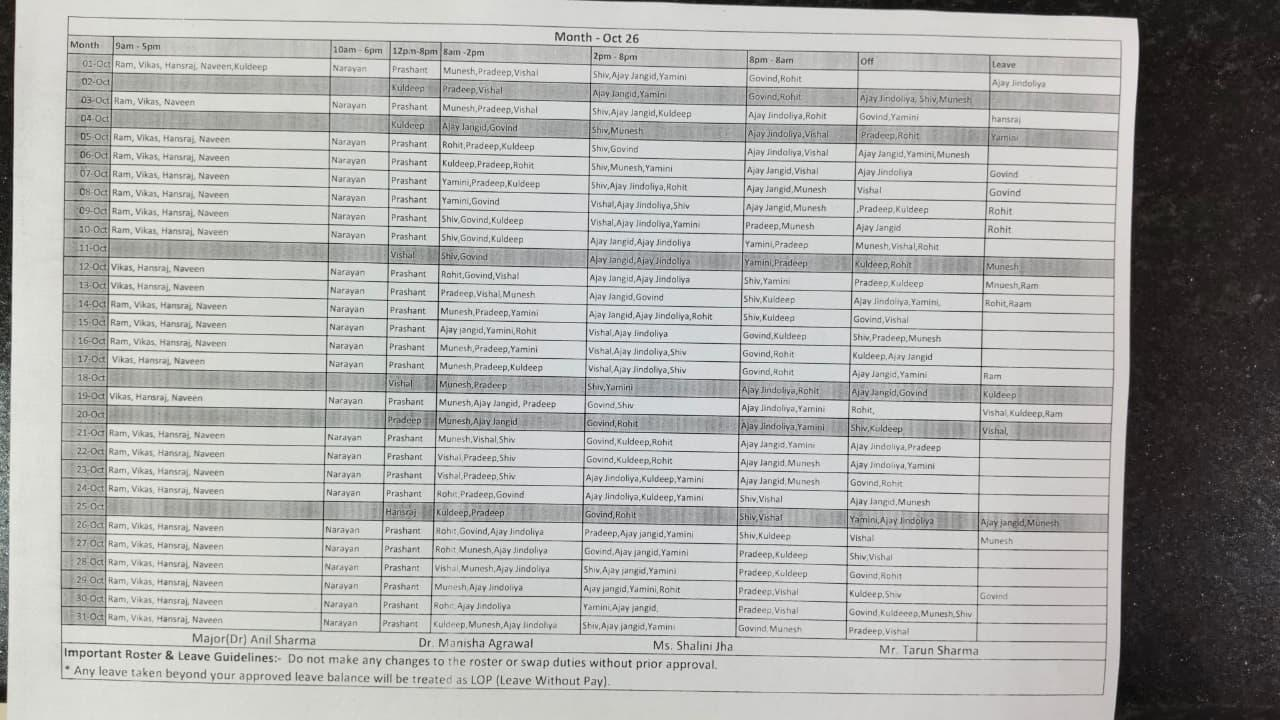
#> input picture roster_fixtures/roster_rot90.jpeg, 1280 x 720 px, found by its file name
$ python find_grid.py
#> lines starting #> are read from the running program, lines starting #| are printed output that depends on the picture
from PIL import Image
import numpy as np

im = Image.open('roster_fixtures/roster_rot90.jpeg').convert('L')
arr = np.array(im)
h, w = arr.shape
#> h = 720; w = 1280

# Let's crop the table area
# Find dark vertical lines
# In the table region, say rows 50 to 600
table_rows = arr[40:630, :]
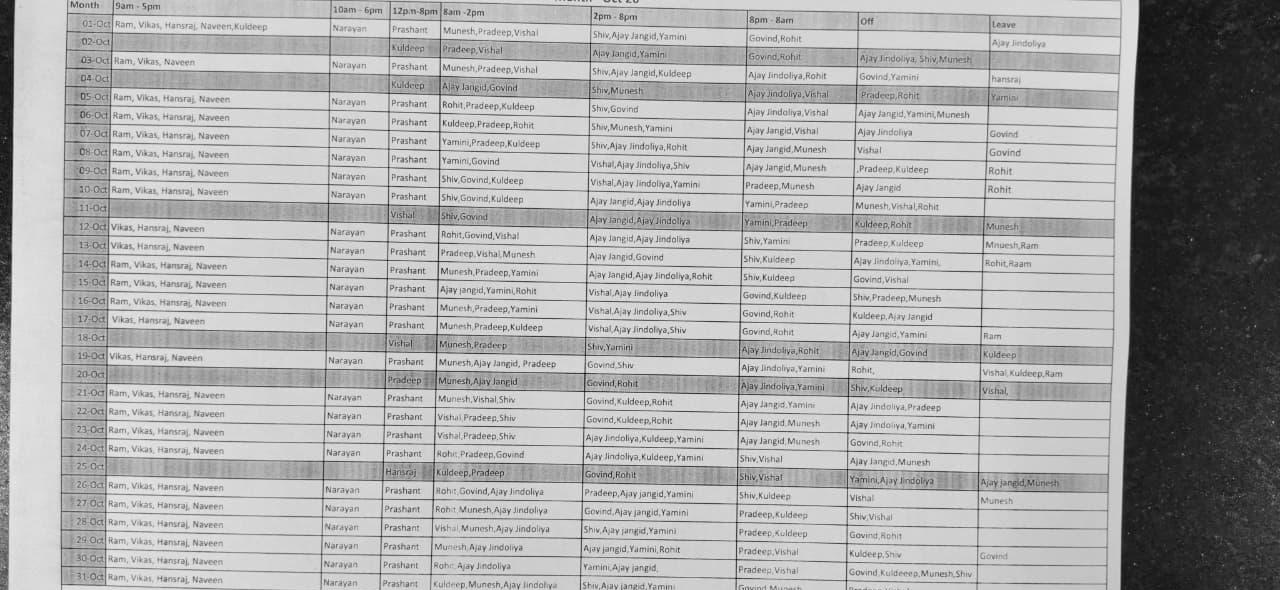
#> table_rows: shape (590, 1280); min 0, max 252, mean 171.1
# Dark lines have low intensity
# Average along column axis in table_rows
col_intensity = np.mean(table_rows, axis=0)
#> col_intensity = 1280 values, max 217.6 at index 36, min 30.36 at index 1151, mean 171.1

# Also let's find row lines
row_intensity = np.mean(arr[:, 60:1100], axis=1)
#> row_intensity = 720 values, max 212.1 at index 16, min 123.7 at index 0, mean 190

# Find local minima in col_intensity (vertical lines)
vertical_lines = []
for x in range(1, w - 1):
    if col_intensity[x] < 140 and col_intensity[x] <= col_intensity[x-1] and col_intensity[x] <= col_intensity[x+1]:
        if not vertical_lines or (x - vertical_lines[-1]) > 15:
            vertical_lines.append(x)
#> after the loop, vertical_lines = [2, 1140, 1160, 1176, 1192, 1215, 1231, 1250, 1266]

print(f"Candidate vertical grid lines ({len(vertical_lines)}): {vertical_lines}")
#| Candidate vertical grid lines (9): [2, 1140, 1160, 1176, 1192, 1215, 1231, 1250, 1266]

# Find local minima in row_intensity (horizontal lines)
horizontal_lines = []
for y in range(1, h - 1):
    if row_intensity[y] < 150 and row_intensity[y] <= row_intensity[y-1] and row_intensity[y] <= row_intensity[y+1]:
        if not horizontal_lines or (y - horizontal_lines[-1]) > 10:
            horizontal_lines.append(y)
#> after the loop, horizontal_lines = []

print(f"Candidate horizontal grid lines ({len(horizontal_lines)}): {horizontal_lines}")
#| Candidate horizontal grid lines (0): []

$ run again, with roster_fixtures/october_2026_roster.jpeg copied over roster_fixtures/roster_rot90.jpeg
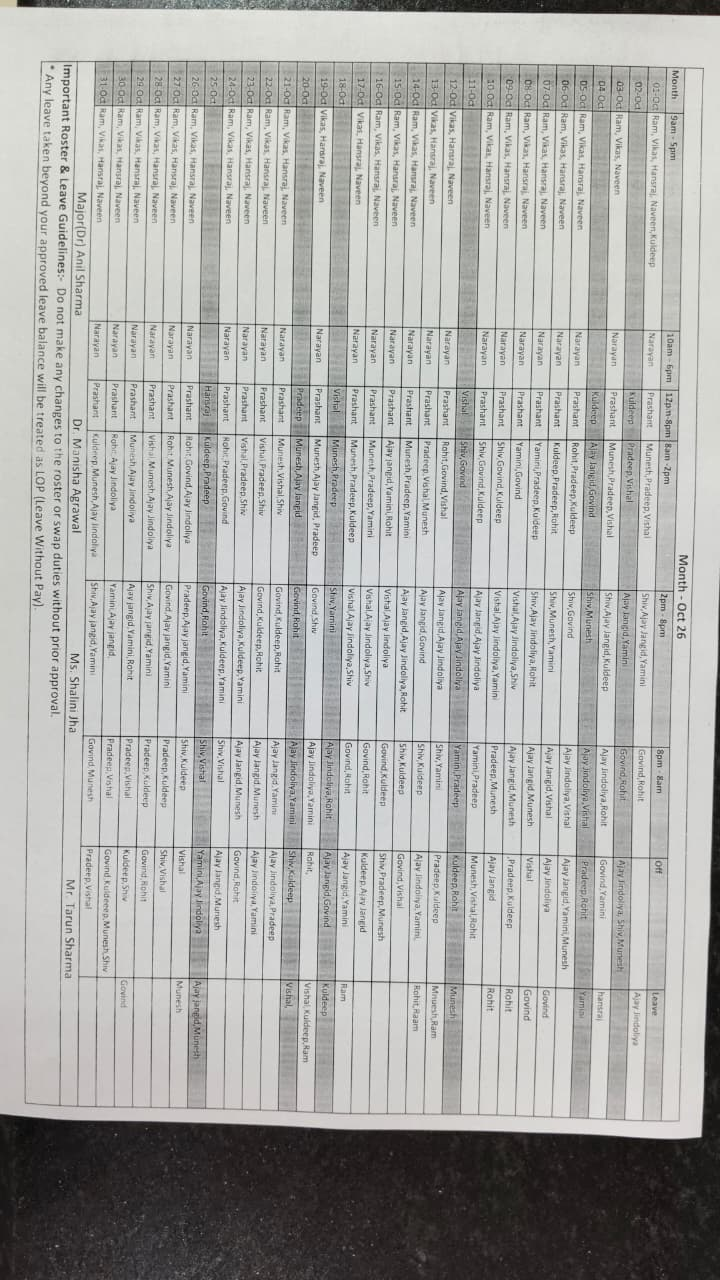
#> input picture roster_fixtures/october_2026_roster.jpeg, 720 x 1280 px, found by its file name
#> `table_rows = arr[40:630, :]`:
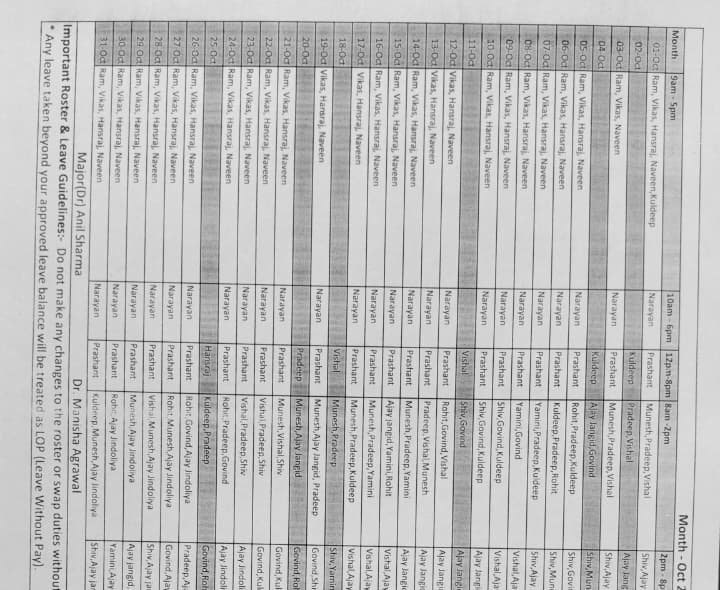
#> table_rows: shape (590, 720); min 0, max 254, mean 191.1
#> col_intensity = 720 values, max 216 at index 704, min 152.7 at index 296, mean 191.1
#> row_intensity = 1280 values, max 217.2 at index 36, min 30.1 at index 1151, mean 171.2
#> after the loop `for x in range(1, w - 1):`: vertical_lines = []
#| Candidate vertical grid lines (0): []
#> after the loop `for y in range(1, h - 1):`: horizontal_lines = [2, 1141, 1154, 1170, 1187, 1199, 1214, 1228, 1242, 1253, 1266, 1277]
#| Candidate horizontal grid lines (12): [2, 1141, 1154, 1170, 1187, 1199, 1214, 1228, 1242, 1253, 1266, 1277]
